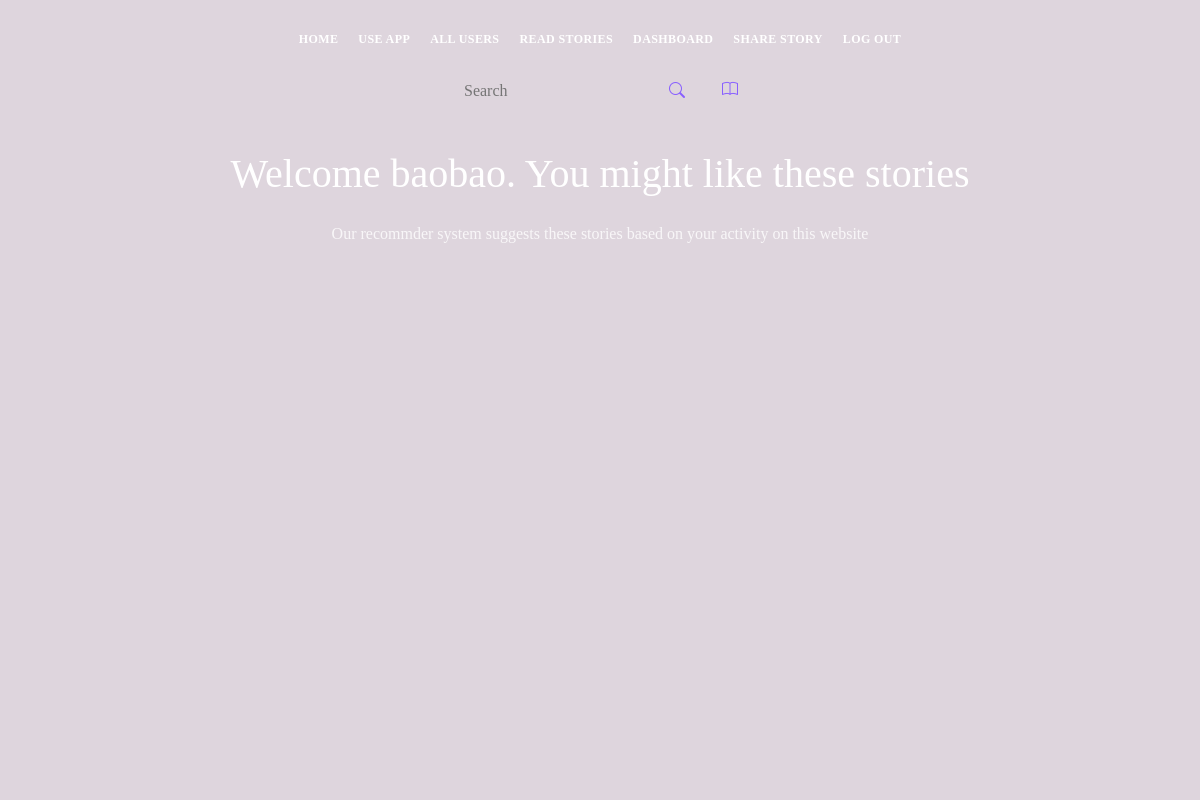
The app's page /recsys (signed in), older data.
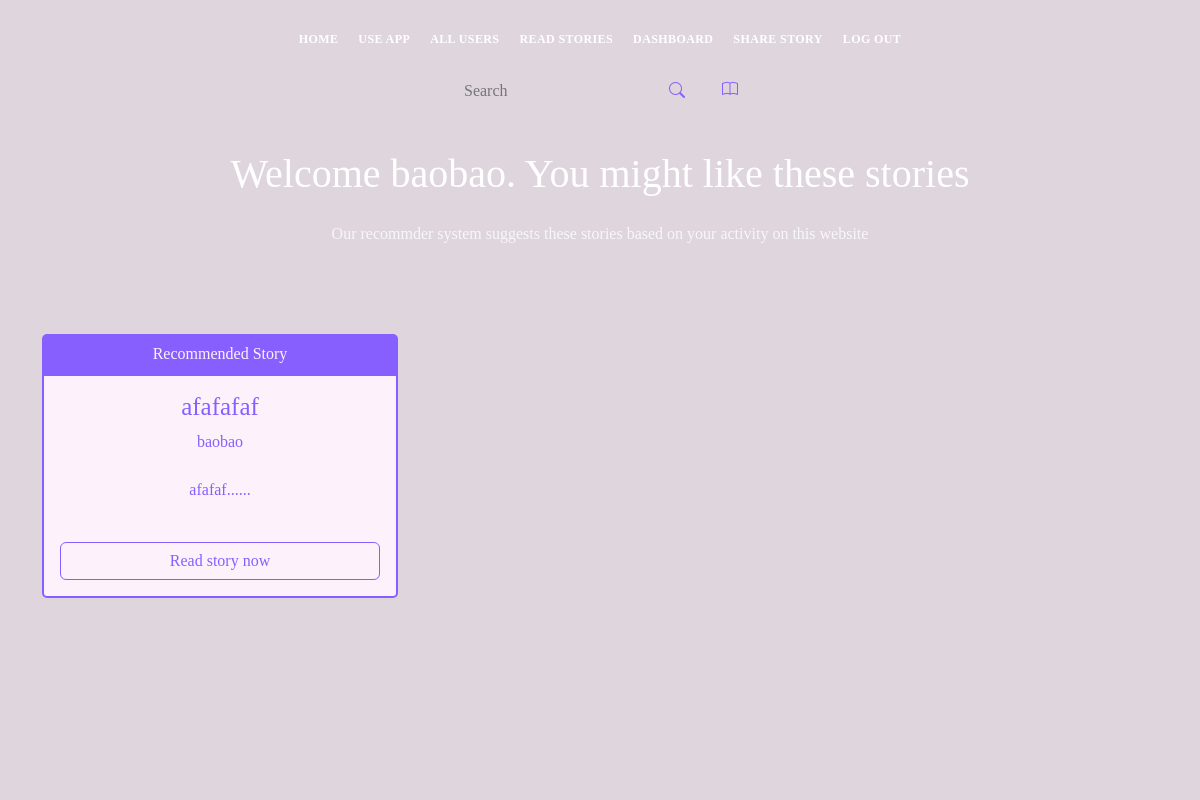
The same page, newer data.
### app.py (models this page shows, shortened)
class Blogs(db.Model):
    id = db.Column(db.Integer, primary_key=True)
    title = db.Column(db.String(255), nullable=False)
    content = db.Column(db.Text, nullable=False)
    date_posted = db.Column(db.DateTime, default=datetime.utcnow)
    blog_commented = db.relationship('Comments', backref='blog_commented')
    blog_reacted = db.relationship('Reactions', backref='blog_reacted')
    tags = db.relationship('Reactions', backref='blog_tags')
    blog_bookmarked = db.relationship('Reactions', backref='blog_bookmarked')
    poster_id = db.Column(db.Integer, db.ForeignKey('users.id'))

class Users(db.Model, UserMixin):
    id = db.Column(db.Integer, primary_key=True)
    name = db.Column(db.String(200), nullable=False)
    email =  db.Column(db.String(120), nullable=False, unique=True)
    user_name = db.Column(db.String(120), nullable=False)
    password_hash = db.Column(db.String(200))
    posts = db.relationship('Blogs', backref='poster')
    comments = db.relationship('Comments', backref='commenter')
    reacts = db.relationship('Reactions', backref='reacter')
    bookmarks = db.relationship('BookMarks', backref='bookmarker')
    @property
    def password():
        raise AttributeError('password is not a readable attribute')
    date_added = db.Column(db.DateTime, default=datetime.utcnow)

### app.py (the view)
@app.route("/recsys")
def recsys():
    result = recys.compute(current_user_logined_id=current_user.id)
    all_blogs = Blogs.query.order_by(Blogs.date_posted)
    return render_template("recsys.html", result=result, all_blogs=all_blogs)

### form_backup.py
class SearchForm(FlaskForm):
    searched = StringField("Searched", validators=[DataRequired()])
    submit = SubmitField("Search now")

### app.py (called while the page is built)
@app.context_processor
def base():
    form = SearchForm()
    return dict(form=form)

@login_manager.user_loader
def load_user(user_id):
    return Users.query.get(int(user_id))

### recommender_sytem_backup.py (called while the page is built)
  def cosine(self, a, b):
    return a.dot(b) / ((np.linalg.norm(a) * np.linalg.norm(b)) + np.finfo(np.float64).eps)

### templates/recsys.html (shortened to what this page needs)
{% include 'navbar.html' %}
<div id="hero" class="hero route bg-image">
    <div class="overlay-itro"></div>
    <div class="hero-content display-table">
        <br> <br> <br>
        <div class="container-fluid" style="max-width: 300px;">
            <form method="POST" class="d-flex" role="search" action="{{url_for('search')}}">
                <input class="search-custom" placeholder="Search" name="searched">
                <button class="btn btn-outline-search" type="submit"><i class="bi bi-search"></i></button>
                <a href="{{url_for('recsys')}}" style="margin-top: 6px;" >
                    <i class="bi bi-book ms-4"></i>
                </a>
            </form>
        </div>
        <div class="table-cell-3">
            <div class="container">
                <h1> Welcome {{current_user.name}}. You might like these stories</h1>
                <p class="opacity-8 mt-4"> Our recommder system suggests these stories based on your activity on this website</p>
                <br>
                <div class="row mt-4">
                    {% for blog_suggested_id in result %}
                        {% for blog in all_blogs %}
                            {% if blog.id == blog_suggested_id %}
                                <div class="col-4 mt-4">
                                    <div class="card">
                                        <div class="card-header card-secondary-color">
                                            Recommended Story
                                        </div>
                                        <div class="card-body card-primary-color">
                                            <h3 class="card-title-blog">{{blog.title}}</h3>
                                            <a href="{{url_for('other_user_blogs', id=blog.poster.id)}}"><p class="card-text">{{blog.poster.user_name}}</p></a>
                                            <p class="card-text mt-4">{{blog.content[:150]}}......</p>
                                            <br>
                                            <div class="d-grid gap-2">
                                                <a href="{{url_for('blog', id=blog.id)}}" class="btn btn-outline-primary">Read story now</a>
                                            </div>
                                        </div>
                                    </div>
                                </div>
                            {% endif %}
                        {% endfor %}
                    {% endfor %}
                </div>
            </div>
        </div>
    </div>

Row changes from the older to the newer data that the page shows:
added Blogs: title "afafafaf", poster.user_name "baobao", content "afafaf"
